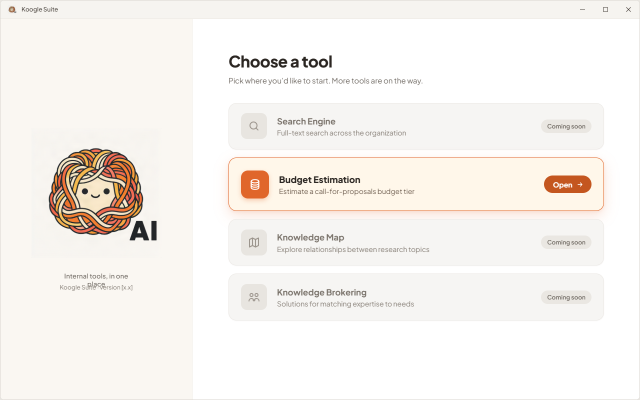
#> input picture koogleAI/UIUX/mockup/Launcher — home@1x.png, 1280 x 800 px (shown at 1/2 size)
$ python -i hub_gui.py   (imports and definitions only)
#> lines starting #> are read from the running program, lines starting #| are printed output that depends on the picture
"""
Koogle Suite - tool launcher hub (v2, "soft" redesign + loading splash)
=======================================================================
A soft, light launcher: white, sky blue, soft orange and lilac. The Koogle
logo and the Chief Scientist Office logo sit in a lilac sidebar on the left,
and four tool cards on the right. Two tools are wired up, each launched as a
separate process:
    Search Engine      -> koggle_search_engine.exe (beside this script/exe)
    Budget Estimation  -> budget_gui.py (from source) or BudgetEstimatorV2.exe
                          (when packaged)
The other two are "Coming soon" placeholders.

Budget Estimation is a heavy exe (sklearn/scipy), so clicking it opens a
loading window over the hub. It tracks the real launch (process started ->
loading -> the estimator's window appears on screen) and closes as soon as
the estimator is up. The bar paces itself by how long the estimator took
last time on this PC (kept in %LOCALAPPDATA%\\KoogleSuite\\launch_times.json).

koggle_search_engine.exe is large and is NOT kept in git - copy it by hand
into the folder this hub runs from (add it to .gitignore).

While the hub prepares itself, a small borderless loading window is shown:
the Koogle logo floats on a white card, a progress bar follows the real
loading steps (Fonts -> Logos -> Tools), and it ends with an "All set!"
state before the launcher appears.

All rounded shapes, soft shadows and line icons are rendered with Pillow at
3x and downsampled, so edges stay smooth (Tkinter's own canvas shapes are
not anti-aliased). Text is drawn by Tk on top of those images.

Run:
    python hub_gui.py

Requires: pillow
    pip install pillow

Assets - any image extension (.png/.jpg/...). Looked up beside this
script/exe, inside the exe bundle (build_all.py embeds them), then in
MOECSO/koogleAI/UIUX/logos and MOECSO/koogleAI/UIUX/gui scripts:
    koogleAI_logo2.*           - Koogle logo (its flat background is removed
                                 automatically so it sits on a white card)
    chief-scientist-logo.*     - Chief Scientist Office logo
    fonts/*.ttf  (optional)    - e.g. Rubik-Regular.ttf, Rubik-Medium.ttf,
                                 Rubik-SemiBold.ttf from Google Fonts. On
                                 Windows they are loaded privately (no install
                                 needed). Without them the app uses Segoe UI.

Package as a standalone .exe: use build_all.py (in this same folder), which
builds this AND budget_gui.py together. Keep both .exe files - and ideally
the two logo PNGs and the fonts folder - in the same folder as each other.
"""

from __future__ import annotations

import functools
import json
import math
import os
import subprocess
import sys
import threading
import time
import tkinter as tk
import tkinter.font as tkfont
from pathlib import Path
from tkinter import messagebox

from PIL import Image, ImageChops, ImageDraw, ImageFilter, ImageTk

# True only inside a PyInstaller-built .exe - sys.executable then points at
# THIS exe, not at a Python interpreter, so it can't be used to run a .py file.
IS_FROZEN = getattr(sys, "frozen", False)

# The folder THIS file (or, if frozen, this .exe) actually sits in right now.
# The budget-tool exe is always looked up here, beside this one, so both
# exes can be moved anywhere together.
APP_DIR = Path(sys.executable if IS_FROZEN else __file__).resolve().parent

APP_VERSION = "2.0"

# The loading window stays up at least this long, so it never just flickers.
MIN_SPLASH_SECONDS = 1.6
# How long the "All set!" state is shown before the launcher appears.
READY_HOLD_MS = 900

# Loading window shown while a heavy tool (the budget estimator) starts up.
# It closes as soon as the tool's own window appears on screen.
TOOL_READY_HOLD_MS = 700          # "Ready!" shown this long before closing
TOOL_LAUNCH_TIMEOUT = 120.0       # give up waiting for the tool's window (s)
DEFAULT_LAUNCH_SECONDS = 12.0     # first-run guess of how long a tool takes
# Remembers how long each tool took to open last time, so the progress bar
# paces itself realistically on this PC.
LAUNCH_TIMES_FILE = (Path(os.environ.get("LOCALAPPDATA") or Path.home())
                     / "KoogleSuite" / "launch_times.json")


def find_moecso_dir() -> Path | None:
    """Best-effort only: locate the MOECSO project folder starting from
    APP_DIR, checking at every level going up whether THIS folder is named
    "MOECSO" or a "MOECSO" folder sits right next to it. Returns None
    (never raises) if it can't be found - MOECSO is only a fallback for
    optional assets when running from source."""
    for folder in [APP_DIR] + list(APP_DIR.parents):
        if folder.name == "MOECSO":
            return folder
        sibling = folder / "MOECSO"
        if sibling.is_dir():
            return sibling
    return None


MOECSO_DIR = find_moecso_dir()


# Inside a PyInstaller --onefile exe, files added with --add-data are
# unpacked here at runtime (build_all.py bundles both logos this way).
BUNDLE_DIR = Path(getattr(sys, "_MEIPASS", APP_DIR))

IMAGE_EXTS = (".png", ".jpg", ".jpeg", ".webp", ".bmp")


def resolve_asset(stems: tuple[str, ...]) -> Path | None:
    """Find an image by name, whatever its extension (.png / .jpg / ...).
    Looks, in order: beside this script/exe, inside the exe bundle, then
    the MOECSO logos and gui-scripts folders. Returns None if not found -
    the UI then shows a text placeholder instead of the logo."""
#> called with stems = ('koogleAI_logo2', 'koogle_logo_beige_bg')
    folders = [APP_DIR, BUNDLE_DIR]
    if MOECSO_DIR is not None:
        ui_dir = MOECSO_DIR / "koogleAI" / "UIUX"
        folders += [ui_dir / "logos", ui_dir / "gui scripts"]
    for folder in folders:
        for stem in stems:
            for ext in IMAGE_EXTS:
                candidate = folder / f"{stem}{ext}"
                if candidate.is_file():
                    return candidate
    return None


# ---------------------------------------------------------------------------
# Config - file names WITHOUT extension; the first name found wins
# ---------------------------------------------------------------------------
LOGO_PATH = resolve_asset(("koogleAI_logo2", "koogle_logo_beige_bg"))
CSO_LOGO_PATH = resolve_asset(("chief-scientist-logo", "cso_logo"))
#> further down, picture is the input picture: PIL image 1280x800 RGBA; mean R, G, B, A 246.3, 242.5, 238.3, 255
FONTS_DIR = APP_DIR / "fonts"

BUDGET_TOOL_SCRIPT = APP_DIR / "budget_gui.py"
BUDGET_TOOL_EXE = APP_DIR / "BudgetEstimatorV2.exe"

# The search engine ships as a prebuilt exe that lives in the run folder,
# beside this script/exe (too large for git - it is copied there by hand).
SEARCH_ENGINE_EXE = APP_DIR / "koggle_search_engine.exe"

# ---------------------------------------------------------------------------
# Palette - white, sky, soft orange, lilac
# ---------------------------------------------------------------------------
BG_MAIN = "#FFFFFF"
BG_SIDEBAR = "#F6F3FC"
BG_FOOTER = "#FBFAFE"
LINE = "#ECE9F4"
LINE_SOFT = "#F1EEF7"

INK = "#2A2840"
MUTED = "#615E78"

LILAC_PILL_BG = "#E9E1F8"
LILAC_PILL_TEXT = "#5B4396"
LILAC_SOFT = "#EEE7FA"
LILAC_DOT = "#E4DBF6"
LILAC_TRACK = "#F1ECFA"

SKY_CHIP_BG = "#E3F2FB"
SKY_CHIP_TEXT = "#1F6F9E"
SKY_DOT = "#4FA8D8"
SKY_CIRCLE = "#DCEFFB"
PEACH_CIRCLE = "#FFE4D2"
PEACH_SOFT = "#FFF1E7"

CARD_BG = "#FFFFFF"
CARD_BORDER = "#ECE9F4"
BADGE_BG = "#F3F1F8"

ACTIVE_BG = "#FFF6EF"
ACTIVE_BORDER = "#F5BE9C"
ACTIVE_SHADOW = "#E8875A"
ACTIVE_SUBTITLE = "#5E5468"
OPEN_BG = "#F9CBAE"
OPEN_BG_HOVER = "#F6B893"
OPEN_TEXT = "#7A3110"

DOT_SKY = "#7EC4E8"
DOT_PEACH = "#F2A27A"
DOT_LILAC = "#A88BDA"

LOGO_SHADOW = "#6F55B5"
SOFT_SHADOW = "#2A2840"

# Look of an available (clickable) tool card, one per colour family
THEME_PEACH = {"bg": ACTIVE_BG, "border": ACTIVE_BORDER, "shadow": ACTIVE_SHADOW,
               "subtitle": ACTIVE_SUBTITLE, "btn": OPEN_BG, "btn_hover": OPEN_BG_HOVER,
               "btn_text": OPEN_TEXT}
THEME_SKY = {"bg": "#F3FAFE", "border": "#A9D8F2", "shadow": "#4FA8D8",
             "subtitle": "#4E5A6E", "btn": "#CDE9F8", "btn_hover": "#B7DFF5",
             "btn_text": "#164F72"}

# Each tool has its own soft colour identity (icon tile background, icon stroke).
# "launch" names the tool to start when the card is clicked (None = coming soon).
TOOLS = [
    {"icon": "search", "title": "Search Engine",
     "subtitle": "Full-text search across the organization",
     "tile": "#CFE8F7", "stroke": "#1F6F9E", "active": True,
     "launch": "search", "theme": THEME_SKY},
    {"icon": "database", "title": "Budget Estimation",
     "subtitle": "Estimate a call-for-proposals budget tier",
     "tile": "#FBD3B8", "stroke": "#9A4318", "active": True,
     "launch": "budget", "theme": THEME_PEACH,
     # heavy exe (sklearn/scipy) - show a loading window until it opens.
     # Set "loading_window": True on any other tool to give it one too.
     "loading_window": True, "loading_label": "Loading the estimator"},
    {"icon": "map", "title": "Knowledge Map",
     "subtitle": "Explore relationships between research topics",
     "tile": "#EEE7FA", "stroke": "#6F55B5", "active": False},
    {"icon": "users", "title": "Knowledge Brokering",
     "subtitle": "Solutions for matching expertise to needs",
     "tile": "#E6EEFA", "stroke": "#4A63B0", "active": False},
]

SS = 3  # supersampling factor for anti-aliased shapes


# ---------------------------------------------------------------------------
# Platform setup (must run before tk.Tk())
# ---------------------------------------------------------------------------
# [119 lines left out: functions setup_platform, animations_enabled, round_window_corners, _process_tree, process_has_visible_window, not called in this run]


# ---------------------------------------------------------------------------
# Pillow rendering helpers (all sizes in device pixels)
# ---------------------------------------------------------------------------
def rgb(hex_color: str) -> tuple[int, int, int]:
    h = hex_color.lstrip("#")
    return int(h[0:2], 16), int(h[2:4], 16), int(h[4:6], 16)


# [124 lines left out: functions _rrect_mask, _paint, render_box, render_circle, render_star, render_icon, not called in this run]


def remove_flat_background(img: Image.Image, tolerance: int = 22) -> Image.Image:
    """Make the logo's flat beige background transparent by flood-filling
    from the corners only, so light colours INSIDE the logo are kept."""
#> called with tolerance = 22
    img = img.convert("RGBA")
    probe = img.convert("RGB")
    sentinel = (255, 0, 255)
    w, h = probe.size
#> w = 1280; h = 800
    for corner in ((0, 0), (w - 1, 0), (0, h - 1), (w - 1, h - 1)):
        if probe.getpixel(corner) != sentinel:
            ImageDraw.floodfill(probe, corner, sentinel, thresh=tolerance)
    r, g, b = probe.split()
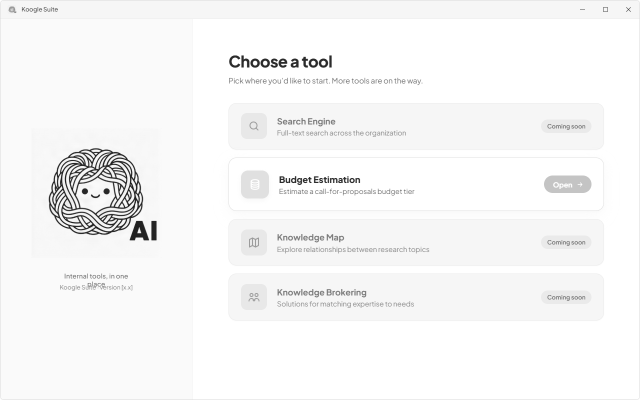
#> r: PIL image 1280x800 L (shown at 1/2 size); min 23, max 255, mean 246.3
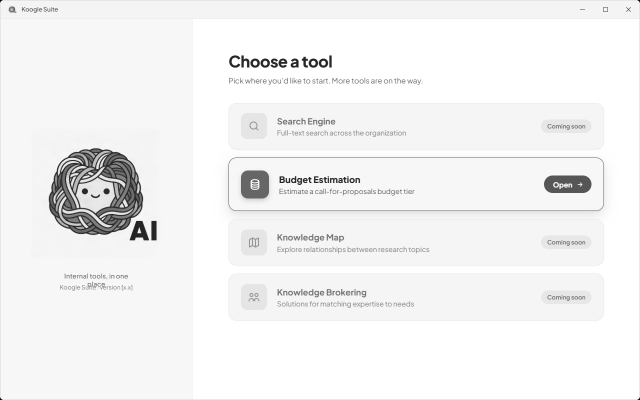
#> g: PIL image 1280x800 L (shown at 1/2 size); min 0, max 255, mean 242.5
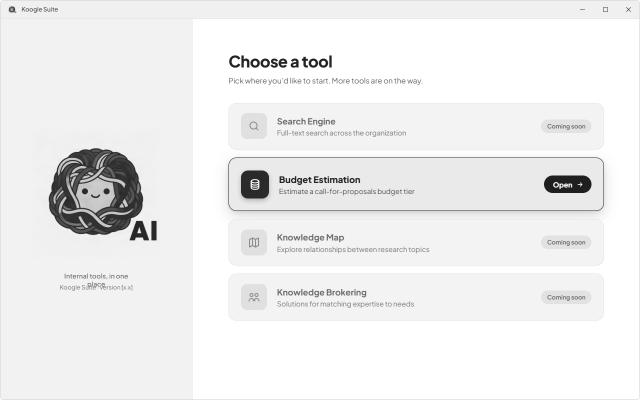
#> b: PIL image 1280x800 L (shown at 1/2 size); min 31, max 255, mean 238.3
    is_bg = ImageChops.multiply(
        ImageChops.multiply(r.point(lambda v: 255 if v == 255 else 0),
                            g.point(lambda v: 255 if v == 0 else 0)),
        b.point(lambda v: 255 if v == 255 else 0))
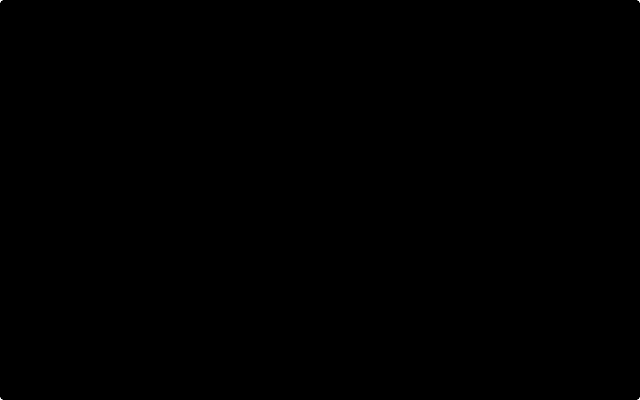
#> is_bg: PIL image 1280x800 L (shown at 1/2 size); 0% white; 4 white regions (4 under 20 px)
    keep = ImageChops.invert(is_bg).filter(ImageFilter.GaussianBlur(0.6))
    img.putalpha(ImageChops.multiply(img.getchannel("A"), keep))
    return img


# [31 lines left out: functions load_koogle_logo, load_cso_logo, ease_out_back, not called in this run]


def wave(t: float, period: float) -> float:
    """0 -> 1 -> 0 smoothly over one period (like CSS ease-in-out keyframes)."""
    return 0.5 - 0.5 * math.cos(2 * math.pi * t / period)


# ---------------------------------------------------------------------------
# Fonts shared by the loading window and the launcher
# ---------------------------------------------------------------------------
class FontKit:
    # [29 lines left out: functions __init__, get, not called in this run]


# ---------------------------------------------------------------------------
# Loading window
# ---------------------------------------------------------------------------
class SplashScreen:
    """Small borderless loading window (480 x 480 logical px).

    The app drives it with:
        set_step(key, label, start_pct, end_pct)  - a step begins
        finish_step(key, end_pct)                 - that step is done
        show_ready()                              - "All set!" state
        close(on_closed)                          - fade out and destroy
    """

    W = H = 480
    STEPS = [  # key, chip label, done bg, done text
        ("fonts", "Fonts", SKY_CHIP_BG, SKY_CHIP_TEXT),
        ("logos", "Logos", LILAC_SOFT, LILAC_PILL_TEXT),
        ("tools", "Tools", PEACH_SOFT, OPEN_TEXT),
    ]
    TOOL_STEPS = [  # used while launching a tool
        ("start", "Starting", SKY_CHIP_BG, SKY_CHIP_TEXT),
        ("load", "Loading", LILAC_SOFT, LILAC_PILL_TEXT),
        ("window", "Window", PEACH_SOFT, OPEN_TEXT),
    ]
    # Logo "stage" (156 x 150) and the progress bar, in logical px
    STAGE_X, STAGE_Y = 162, 36
    BAR_X, BAR_Y, BAR_W, BAR_H = 80, 306, 320, 10

    # [50 lines left out: function __init__, not called in this run]

    # ---------------- helpers ----------------
    def px(self, v: float) -> int:
        return int(round(v * self.S))

    # [9 lines left out: functions _photo, _sized_photo, not called in this run]

    def _stage(self, x: float, y: float) -> tuple[int, int]:
        """Logical stage coords -> device canvas coords."""
        return self.px(self.STAGE_X + x), self.px(self.STAGE_Y + y)

    # ---------------- static layout ----------------
    # [258 lines left out: functions _build, _place_dots, _chip_image, _draw_chips, _update_pulse, _render_bar and 6 more, not called in this run]

    def progress_settled(self) -> bool:
        return self.shown >= self.target - 0.5

    # [35 lines left out: functions show_ready, close, not called in this run]


# ---------------------------------------------------------------------------
# The launcher
# ---------------------------------------------------------------------------
class KoogleSuiteHub(tk.Tk):
    SIDEBAR_W = 320
    CONTENT_MAX_W = 760

    # [39 lines left out: functions __init__, _splash, not called in this run]

    def _step_fonts(self):
        self._splash("set_step", "fonts", "Loading fonts", 4, 25)
        self.after(30, self._do_fonts)

    # [75 lines left out: functions _do_fonts, _load_logo_images, _wait_for, _after_logos, _do_tools, _wait_until_ready and 1 more, not called in this run]

    # ---------------- sizing / fonts ----------------
    def px(self, v: float) -> int:
        return int(round(v * self.S))

    def font(self, size: float, weight: str = "regular") -> tkfont.Font:
        return self.fonts.get(size, weight)

    # [259 lines left out: functions elide, photo, _render_logo_block, _render_cso_card, _render_pill, _render_card and 9 more, not called in this run]

    def _on_motion(self, event):
        self._set_hover(self._tool_at(event.x, event.y))

    # [33 lines left out: functions _on_click, _on_return, _open_tool, not called in this run]

    # ---------------- loading window while a tool starts ----------------
    def _window_rect(self) -> tuple[int, int, int, int]:
        return (self.winfo_rootx(), self.winfo_rooty(), self.winfo_width(), self.winfo_height())

    # [137 lines left out: functions _read_launch_times, _expected_launch_seconds, _remember_launch_seconds, _start_tool_loading, _watch_tool_launch, _finish_tool_launch and 2 more, not called in this run]


# [4 lines not run here, left out]

>>> from PIL import Image
>>> picture = Image.open('../mockup/Launcher — home@1x.png')
>>> result = remove_flat_background(picture)
